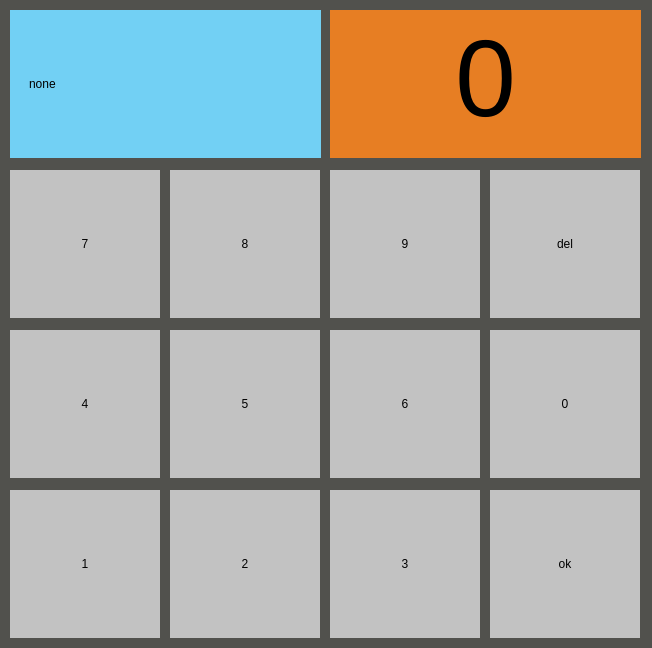
<?xml version="1.0" encoding="UTF-8"?>
<ui version="4.0">
 <class>MainWindow</class>
 <widget class="QMainWindow" name="MainWindow">
  <property name="windowModality">
   <enum>Qt::WindowModal</enum>
  </property>
  <property name="geometry">
   <rect>
    <x>0</x>
    <y>0</y>
    <width>652</width>
    <height>648</height>
   </rect>
  </property>
  <property name="windowTitle">
   <string notr="true">Ввод данных</string>
  </property>
  <property name="styleSheet">
   <string notr="true">background-color: rgb(81, 81, 77);</string>
  </property>
  <widget class="QWidget" name="centralwidget">
   <widget class="QTextEdit" name="UserData">
    <property name="geometry">
     <rect>
      <x>330</x>
      <y>10</y>
      <width>311</width>
      <height>148</height>
     </rect>
    </property>
    <property name="sizePolicy">
     <sizepolicy hsizetype="Fixed" vsizetype="Fixed">
      <horstretch>0</horstretch>
      <verstretch>0</verstretch>
     </sizepolicy>
    </property>
    <property name="cursor" stdset="0">
     <cursorShape>ArrowCursor</cursorShape>
    </property>
    <property name="mouseTracking">
     <bool>false</bool>
    </property>
    <property name="focusPolicy">
     <enum>Qt::NoFocus</enum>
    </property>
    <property name="contextMenuPolicy">
     <enum>Qt::NoContextMenu</enum>
    </property>
    <property name="acceptDrops">
     <bool>false</bool>
    </property>
    <property name="styleSheet">
     <string notr="true">border-style: outset;
padding: 16px;
color:black;
background-color: rgb(231, 126, 35);
</string>
    </property>
    <property name="inputMethodHints">
     <set>Qt::ImhNone</set>
    </property>
    <property name="frameShadow">
     <enum>QFrame::Sunken</enum>
    </property>
    <property name="verticalScrollBarPolicy">
     <enum>Qt::ScrollBarAlwaysOff</enum>
    </property>
    <property name="horizontalScrollBarPolicy">
     <enum>Qt::ScrollBarAlwaysOff</enum>
    </property>
    <property name="readOnly">
     <bool>true</bool>
    </property>
    <property name="html">
     <string>&lt;!DOCTYPE HTML PUBLIC &quot;-//W3C//DTD HTML 4.0//EN&quot; &quot;http://www.w3.org/TR/REC-html40/strict.dtd&quot;&gt;
&lt;html&gt;&lt;head&gt;&lt;meta name=&quot;qrichtext&quot; content=&quot;1&quot; /&gt;&lt;style type=&quot;text/css&quot;&gt;
p, li { white-space: pre-wrap; }
&lt;/style&gt;&lt;/head&gt;&lt;body style=&quot; font-family:'Free Helvetian'; font-size:10pt; font-weight:400; font-style:normal;&quot;&gt;
&lt;p align=&quot;center&quot; style=&quot; margin-top:0px; margin-bottom:0px; margin-left:0px; margin-right:0px; -qt-block-indent:0; text-indent:0px;&quot;&gt;&lt;span style=&quot; font-family:'HelveticaNeueCyr'; font-size:82pt;&quot;&gt;0&lt;/span&gt;&lt;/p&gt;&lt;/body&gt;&lt;/html&gt;</string>
    </property>
    <property name="textInteractionFlags">
     <set>Qt::NoTextInteraction</set>
    </property>
   </widget>
   <widget class="QPushButton" name="bok">
    <property name="geometry">
     <rect>
      <x>490</x>
      <y>490</y>
      <width>150</width>
      <height>148</height>
     </rect>
    </property>
    <property name="sizePolicy">
     <sizepolicy hsizetype="Fixed" vsizetype="Fixed">
      <horstretch>0</horstretch>
      <verstretch>0</verstretch>
     </sizepolicy>
    </property>
    <property name="cursor">
     <cursorShape>ArrowCursor</cursorShape>
    </property>
    <property name="focusPolicy">
     <enum>Qt::NoFocus</enum>
    </property>
    <property name="contextMenuPolicy">
     <enum>Qt::NoContextMenu</enum>
    </property>
    <property name="acceptDrops">
     <bool>false</bool>
    </property>
    <property name="styleSheet">
     <string notr="true">border-style: outset;
font: 75 65pt &quot;HelveticaNeueCyr&quot;;
padding: 16px;
color:black;
 text-align: center;
 background-color: rgb(194, 194, 194);
</string>
    </property>
    <property name="text">
     <string notr="true">ok</string>
    </property>
    <property name="iconSize">
     <size>
      <width>26</width>
      <height>80</height>
     </size>
    </property>
   </widget>
   <widget class="QPushButton" name="bdel">
    <property name="geometry">
     <rect>
      <x>490</x>
      <y>170</y>
      <width>150</width>
      <height>148</height>
     </rect>
    </property>
    <property name="sizePolicy">
     <sizepolicy hsizetype="Fixed" vsizetype="Fixed">
      <horstretch>0</horstretch>
      <verstretch>0</verstretch>
     </sizepolicy>
    </property>
    <property name="cursor">
     <cursorShape>ArrowCursor</cursorShape>
    </property>
    <property name="focusPolicy">
     <enum>Qt::NoFocus</enum>
    </property>
    <property name="contextMenuPolicy">
     <enum>Qt::NoContextMenu</enum>
    </property>
    <property name="acceptDrops">
     <bool>false</bool>
    </property>
    <property name="styleSheet">
     <string notr="true">border-style: outset;
font: 75 65pt &quot;HelveticaNeueCyr&quot;;
padding: 16px;
color:black;
 text-align: center;
 background-color: rgb(194, 194, 194);
</string>
    </property>
    <property name="text">
     <string notr="true">del</string>
    </property>
    <property name="iconSize">
     <size>
      <width>26</width>
      <height>80</height>
     </size>
    </property>
   </widget>
   <widget class="QPushButton" name="b7">
    <property name="geometry">
     <rect>
      <x>10</x>
      <y>170</y>
      <width>150</width>
      <height>148</height>
     </rect>
    </property>
    <property name="sizePolicy">
     <sizepolicy hsizetype="Fixed" vsizetype="Fixed">
      <horstretch>0</horstretch>
      <verstretch>0</verstretch>
     </sizepolicy>
    </property>
    <property name="cursor">
     <cursorShape>ArrowCursor</cursorShape>
    </property>
    <property name="focusPolicy">
     <enum>Qt::NoFocus</enum>
    </property>
    <property name="contextMenuPolicy">
     <enum>Qt::NoContextMenu</enum>
    </property>
    <property name="acceptDrops">
     <bool>false</bool>
    </property>
    <property name="styleSheet">
     <string notr="true">border-style: outset;
font: 75 65pt &quot;HelveticaNeueCyr&quot;;
padding: 16px;
color:black;
 text-align: center;
 background-color: rgb(194, 194, 194);
</string>
    </property>
    <property name="text">
     <string notr="true">7</string>
    </property>
    <property name="iconSize">
     <size>
      <width>26</width>
      <height>80</height>
     </size>
    </property>
   </widget>
   <widget class="QPushButton" name="b4">
    <property name="geometry">
     <rect>
      <x>10</x>
      <y>330</y>
      <width>150</width>
      <height>148</height>
     </rect>
    </property>
    <property name="sizePolicy">
     <sizepolicy hsizetype="Fixed" vsizetype="Fixed">
      <horstretch>0</horstretch>
      <verstretch>0</verstretch>
     </sizepolicy>
    </property>
    <property name="cursor">
     <cursorShape>ArrowCursor</cursorShape>
    </property>
    <property name="focusPolicy">
     <enum>Qt::NoFocus</enum>
    </property>
    <property name="contextMenuPolicy">
     <enum>Qt::NoContextMenu</enum>
    </property>
    <property name="acceptDrops">
     <bool>false</bool>
    </property>
    <property name="styleSheet">
     <string notr="true">border-style: outset;
font: 75 65pt &quot;HelveticaNeueCyr&quot;;
padding: 16px;
color:black;
 text-align: center;
 background-color: rgb(194, 194, 194);
</string>
    </property>
    <property name="text">
     <string notr="true">4</string>
    </property>
    <property name="iconSize">
     <size>
      <width>26</width>
      <height>80</height>
     </size>
    </property>
   </widget>
   <widget class="QPushButton" name="b1">
    <property name="geometry">
     <rect>
      <x>10</x>
      <y>490</y>
      <width>150</width>
      <height>148</height>
     </rect>
    </property>
    <property name="sizePolicy">
     <sizepolicy hsizetype="Fixed" vsizetype="Fixed">
      <horstretch>0</horstretch>
      <verstretch>0</verstretch>
     </sizepolicy>
    </property>
    <property name="cursor">
     <cursorShape>ArrowCursor</cursorShape>
    </property>
    <property name="focusPolicy">
     <enum>Qt::NoFocus</enum>
    </property>
    <property name="contextMenuPolicy">
     <enum>Qt::NoContextMenu</enum>
    </property>
    <property name="acceptDrops">
     <bool>false</bool>
    </property>
    <property name="styleSheet">
     <string notr="true">border-style: outset;
font: 75 65pt &quot;HelveticaNeueCyr&quot;;
padding: 16px;
color:black;
 text-align: center;
 background-color: rgb(194, 194, 194);
</string>
    </property>
    <property name="text">
     <string notr="true">1</string>
    </property>
    <property name="iconSize">
     <size>
      <width>26</width>
      <height>80</height>
     </size>
    </property>
   </widget>
   <widget class="QPushButton" name="b8">
    <property name="geometry">
     <rect>
      <x>170</x>
      <y>170</y>
      <width>150</width>
      <height>148</height>
     </rect>
    </property>
    <property name="sizePolicy">
     <sizepolicy hsizetype="Fixed" vsizetype="Fixed">
      <horstretch>0</horstretch>
      <verstretch>0</verstretch>
     </sizepolicy>
    </property>
    <property name="cursor">
     <cursorShape>ArrowCursor</cursorShape>
    </property>
    <property name="focusPolicy">
     <enum>Qt::NoFocus</enum>
    </property>
    <property name="contextMenuPolicy">
     <enum>Qt::NoContextMenu</enum>
    </property>
    <property name="acceptDrops">
     <bool>false</bool>
    </property>
    <property name="styleSheet">
     <string notr="true">border-style: outset;
font: 75 65pt &quot;HelveticaNeueCyr&quot;;
padding: 16px;
color:black;
 text-align: center;
 background-color: rgb(194, 194, 194);
</string>
    </property>
    <property name="text">
     <string notr="true">8</string>
    </property>
    <property name="iconSize">
     <size>
      <width>26</width>
      <height>80</height>
     </size>
    </property>
   </widget>
   <widget class="QPushButton" name="b9">
    <property name="geometry">
     <rect>
      <x>330</x>
      <y>170</y>
      <width>150</width>
      <height>148</height>
     </rect>
    </property>
    <property name="sizePolicy">
     <sizepolicy hsizetype="Fixed" vsizetype="Fixed">
      <horstretch>0</horstretch>
      <verstretch>0</verstretch>
     </sizepolicy>
    </property>
    <property name="cursor">
     <cursorShape>ArrowCursor</cursorShape>
    </property>
    <property name="focusPolicy">
     <enum>Qt::NoFocus</enum>
    </property>
    <property name="contextMenuPolicy">
     <enum>Qt::NoContextMenu</enum>
    </property>
    <property name="acceptDrops">
     <bool>false</bool>
    </property>
    <property name="styleSheet">
     <string notr="true">border-style: outset;
font: 75 65pt &quot;HelveticaNeueCyr&quot;;
padding: 16px;
color:black;
 text-align: center;
 background-color: rgb(194, 194, 194);
</string>
    </property>
    <property name="text">
     <string notr="true">9</string>
    </property>
    <property name="iconSize">
     <size>
      <width>26</width>
      <height>80</height>
     </size>
    </property>
   </widget>
   <widget class="QPushButton" name="b5">
    <property name="geometry">
     <rect>
      <x>170</x>
      <y>330</y>
      <width>150</width>
      <height>148</height>
     </rect>
    </property>
    <property name="sizePolicy">
     <sizepolicy hsizetype="Fixed" vsizetype="Fixed">
      <horstretch>0</horstretch>
      <verstretch>0</verstretch>
     </sizepolicy>
    </property>
    <property name="cursor">
     <cursorShape>ArrowCursor</cursorShape>
    </property>
    <property name="focusPolicy">
     <enum>Qt::NoFocus</enum>
    </property>
    <property name="contextMenuPolicy">
     <enum>Qt::NoContextMenu</enum>
    </property>
    <property name="acceptDrops">
     <bool>false</bool>
    </property>
    <property name="styleSheet">
     <string notr="true">border-style: outset;
font: 75 65pt &quot;HelveticaNeueCyr&quot;;
padding: 16px;
color:black;
 text-align: center;
 background-color: rgb(194, 194, 194);
</string>
    </property>
    <property name="text">
     <string notr="true">5</string>
    </property>
    <property name="iconSize">
     <size>
      <width>26</width>
      <height>80</height>
     </size>
    </property>
   </widget>
   <widget class="QPushButton" name="b6">
    <property name="geometry">
     <rect>
      <x>330</x>
      <y>330</y>
      <width>150</width>
      <height>148</height>
     </rect>
    </property>
    <property name="sizePolicy">
     <sizepolicy hsizetype="Fixed" vsizetype="Fixed">
      <horstretch>0</horstretch>
      <verstretch>0</verstretch>
     </sizepolicy>
    </property>
    <property name="cursor">
     <cursorShape>ArrowCursor</cursorShape>
    </property>
    <property name="focusPolicy">
     <enum>Qt::NoFocus</enum>
    </property>
    <property name="contextMenuPolicy">
     <enum>Qt::NoContextMenu</enum>
    </property>
    <property name="acceptDrops">
     <bool>false</bool>
    </property>
    <property name="styleSheet">
     <string notr="true">border-style: outset;
font: 75 65pt &quot;HelveticaNeueCyr&quot;;
padding: 16px;
color:black;
 text-align: center;
 background-color: rgb(194, 194, 194);
</string>
    </property>
    <property name="text">
     <string notr="true">6</string>
    </property>
    <property name="iconSize">
     <size>
      <width>26</width>
      <height>80</height>
     </size>
    </property>
   </widget>
   <widget class="QPushButton" name="b2">
    <property name="geometry">
     <rect>
      <x>170</x>
      <y>490</y>
      <width>150</width>
      <height>148</height>
     </rect>
    </property>
    <property name="sizePolicy">
     <sizepolicy hsizetype="Fixed" vsizetype="Fixed">
      <horstretch>0</horstretch>
      <verstretch>0</verstretch>
     </sizepolicy>
    </property>
    <property name="cursor">
     <cursorShape>ArrowCursor</cursorShape>
    </property>
    <property name="focusPolicy">
     <enum>Qt::NoFocus</enum>
    </property>
    <property name="contextMenuPolicy">
     <enum>Qt::NoContextMenu</enum>
    </property>
    <property name="acceptDrops">
     <bool>false</bool>
    </property>
    <property name="styleSheet">
     <string notr="true">border-style: outset;
font: 75 65pt &quot;HelveticaNeueCyr&quot;;
padding: 16px;
color:black;
 text-align: center;
 background-color: rgb(194, 194, 194);
</string>
    </property>
    <property name="text">
     <string notr="true">2</string>
    </property>
    <property name="iconSize">
     <size>
      <width>26</width>
      <height>80</height>
     </size>
    </property>
   </widget>
   <widget class="QPushButton" name="b3">
    <property name="geometry">
     <rect>
      <x>330</x>
      <y>490</y>
      <width>150</width>
      <height>148</height>
     </rect>
    </property>
    <property name="sizePolicy">
     <sizepolicy hsizetype="Fixed" vsizetype="Fixed">
      <horstretch>0</horstretch>
      <verstretch>0</verstretch>
     </sizepolicy>
    </property>
    <property name="cursor">
     <cursorShape>ArrowCursor</cursorShape>
    </property>
    <property name="focusPolicy">
     <enum>Qt::NoFocus</enum>
    </property>
    <property name="contextMenuPolicy">
     <enum>Qt::NoContextMenu</enum>
    </property>
    <property name="acceptDrops">
     <bool>false</bool>
    </property>
    <property name="styleSheet">
     <string notr="true">border-style: outset;
font: 75 65pt &quot;HelveticaNeueCyr&quot;;
padding: 16px;
color:black;
 text-align: center;
 background-color: rgb(194, 194, 194);
</string>
    </property>
    <property name="text">
     <string notr="true">3</string>
    </property>
    <property name="iconSize">
     <size>
      <width>26</width>
      <height>80</height>
     </size>
    </property>
   </widget>
   <widget class="QPushButton" name="b0">
    <property name="geometry">
     <rect>
      <x>490</x>
      <y>330</y>
      <width>150</width>
      <height>148</height>
     </rect>
    </property>
    <property name="sizePolicy">
     <sizepolicy hsizetype="Fixed" vsizetype="Fixed">
      <horstretch>0</horstretch>
      <verstretch>0</verstretch>
     </sizepolicy>
    </property>
    <property name="cursor">
     <cursorShape>ArrowCursor</cursorShape>
    </property>
    <property name="focusPolicy">
     <enum>Qt::NoFocus</enum>
    </property>
    <property name="contextMenuPolicy">
     <enum>Qt::NoContextMenu</enum>
    </property>
    <property name="acceptDrops">
     <bool>false</bool>
    </property>
    <property name="styleSheet">
     <string notr="true">border-style: outset;
font: 75 65pt &quot;HelveticaNeueCyr&quot;;
padding: 16px;
color:black;
 text-align: center;
 background-color: rgb(194, 194, 194);
</string>
    </property>
    <property name="text">
     <string notr="true">0</string>
    </property>
    <property name="iconSize">
     <size>
      <width>26</width>
      <height>80</height>
     </size>
    </property>
   </widget>
   <widget class="QLabel" name="label">
    <property name="geometry">
     <rect>
      <x>10</x>
      <y>10</y>
      <width>311</width>
      <height>148</height>
     </rect>
    </property>
    <property name="styleSheet">
     <string notr="true">border-style: outset;
padding: 16px;
color:black;
 text-align: center;
background-color: rgb(114, 208, 244);
font: 75 33pt &quot;Free Helvetian&quot;;</string>
    </property>
    <property name="text">
     <string>none</string>
    </property>
   </widget>
  </widget>
 </widget>
 <resources/>
 <connections/>
</ui>
